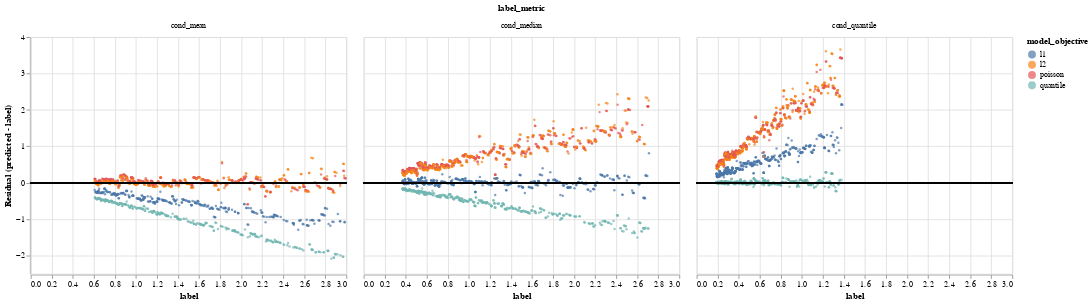

Notebook code cell kept with this figure:
### Code cell
df_plot = df_test.loc[lambda df: df["label"] < 3].sample(5000).assign(zero=0)

circles = (
    alt.Chart()
    .mark_circle(size=10)
    .encode(
        x="label:Q",
        y=alt.Y("err:Q", title="Residual (predicted - label)"),
        color="model_objective",
    )
)

lines = (
    alt.Chart()
    .mark_rule()
    .encode(
        y="zero",
    )
)

(circles + lines).facet(facet="label_metric", data=df_plot)

### Figure 1 — Vega-Lite specification as saved in the notebook (floating-point values rounded to 4 significant figures; data arrays with more than 128 entries replaced by an {"elided": "..."} marker saying what was removed)
{"config": {"view": {"continuousWidth": 400, "continuousHeight": 300}}, "data": {"name": "data-389947c33eda8ec70f64fc5bbc989a5e"}, "facet": {"type": "nominal", "field": "label_metric"}, "spec": {"layer": [{"mark": {"type": "circle", "size": 10}, "encoding": {"color": {"type": "nominal", "field": "model_objective"}, "x": {"type": "quantitative", "field": "label"}, "y": {"type": "quantitative", "field": "err", "title": "Residual (predicted - label)"}}}, {"mark": "rule", "encoding": {"y": {"type": "quantitative", "field": "zero"}}}]}, "$schema": "https://vega.github.io/schema/vega-lite/v4.8.1.json", "datasets": {"data-389947c33eda8ec70f64fc5bbc989a5e": {"elided": "5000 records"}}}
